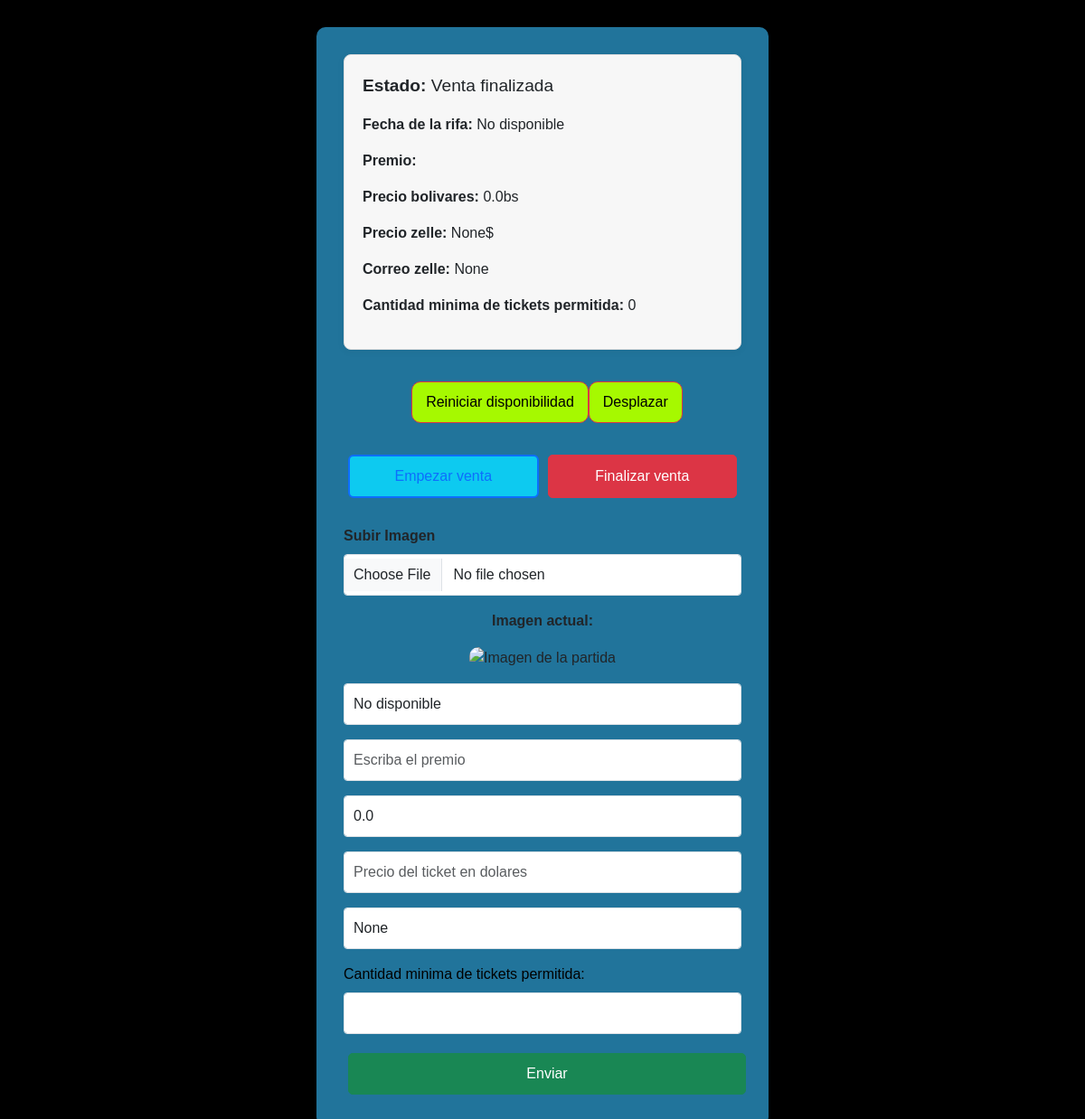
/2/admin/dashboard/partida (signed in), run on an earlier commit of the app's database.
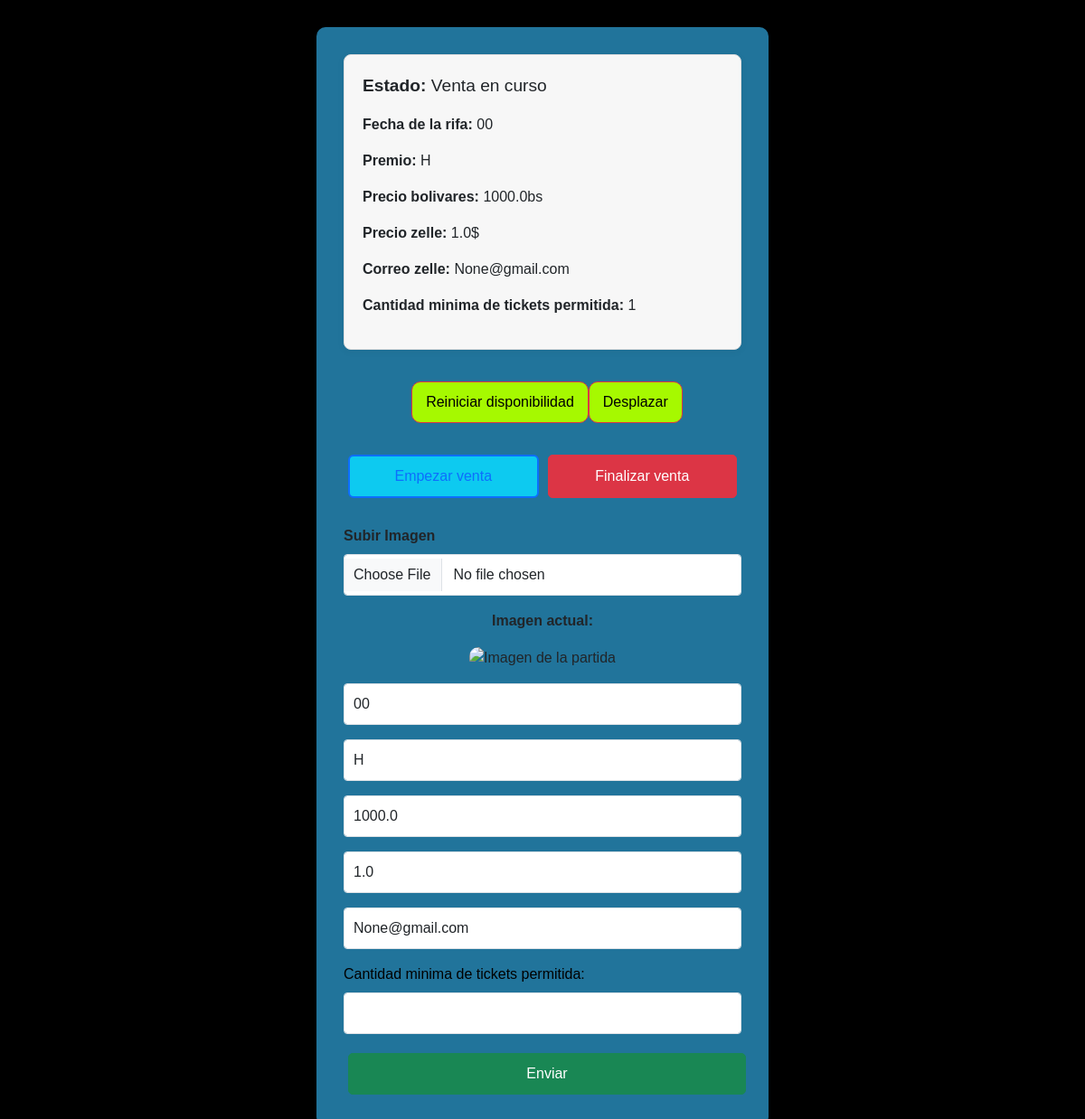
And on a later commit of the database.
### tables this page shows
CREATE TABLE venta (
    id INTEGER PRIMARY KEY CHECK (id = 1), -- Solo una fila, siempre tendrá id = 1
    venta TEXT,
    precio_de_ticket REAL,
    precio_dolar REAL,
    zelle TEXT,
    estatus TEXT,
    minima_ticket_regalo INTEGER,
    recompensa REAL
               );

### app.py (the view, shortened to what this page needs)
@app.route("/2/admin/dashboard/partida", methods=["POST", "GET"])
@login_required
def admin_dashboard_partida2():
    datos = {
        'estatus': get_estatus2(),
        'venta': get_enunciado2(),
        'recompensa': get_premio2(),
        'precio_de_ticket': get_precio2(),
        'minima_ticket_regalo': get_minima2(),
        'precio_dolar': get_dolar2(),
        'zelle': get_zelle2(),
    }
    return render_template("admin_partida2.html", datos=datos)

### app.py (called while the page is built)
def login_required(f):
    @wraps(f)
    def decorated_function(*args, **kwargs):
        if not session.get('logged_in'):  # Verifica si el usuario está autenticado
            return redirect(url_for('admin_index'))  # Redirige al login si no está autenticado
        return f(*args, **kwargs)
    return decorated_function

### crud.py (called while the page is built)
def get_enunciado2():
    conn = sqlite3.connect(DB_NAME2)
    cursor = conn.cursor()
    cursor.execute("SELECT estatus FROM venta WHERE id = 1")
    row = cursor.fetchone()
    conn.close()
    if not row:
        return None
    estatus = row[0]
    if estatus == "Venta en curso":
        conn = sqlite3.connect(DB_NAME2)
        cursor = conn.cursor()
        cursor.execute("SELECT venta FROM venta LIMIT 1")
        data = cursor.fetchone()
        conn.close()
        return data[0] if data else None
    return "No disponible"

def get_premio2():
    conn = sqlite3.connect(DB_NAME2)
    cursor = conn.cursor()
    cursor.execute("SELECT recompensa FROM venta LIMIT 1")
    row = cursor.fetchone()
    conn.close()
    return row[0] if row else None

### templates/admin_partida2.html (shortened to what this page needs)
<!DOCTYPE html>
<html lang="es">
<head>
    <link href="https://cdn.jsdelivr.net/npm/bootstrap@5.3.3/dist/css/bootstrap.min.css" rel="stylesheet"
>
</head>
<body>
    <div class="container form-container">
        <div class="last-selected">
            <p style="font-size: larger;"><strong>Estado:</strong> {{ datos.estatus }}</p>
            <p><strong>Fecha de la rifa:</strong> {{ datos.venta }}</p>
            <p><strong>Premio:</strong> {{ datos.recompensa }}</p>
            <p><strong>Precio bolivares:</strong> {{ datos.precio_de_ticket }}bs</p>
            <p><strong>Precio zelle:</strong> {{ datos.precio_dolar }}$</p>
            <p><strong>Correo zelle:</strong> {{ datos.zelle }}</p>
            <p><strong>Cantidad minima de tickets permitida:</strong> {{ datos.minima_ticket_regalo }}</p>
        </div>
        <div class="d-flex justify-content-between">
            <form action="/2/admin/dashboard/partida/reiniciar" method="POST">
                <button type="submit" id="DELETE" class="btn btn-danger">Reiniciar disponibilidad</button>
            </form>
            <form action="/2/admin/dashboard/partida/desplazar" method="POST">
                <button type="submit" id="DELETE" class="btn btn-danger">Desplazar</button>
            </form>
        </div>
        <form method="POST" class="w-100" enctype="multipart/form-data">
            <div class="mb-3">
                <div class="d-flex justify-content-between">
                    <button type="submit" class="btn btn-outline-primary btn-info" name="action"
                        value="Venta en curso">Empezar venta</button>
                    <button type="submit" class="btn btn-danger" name="action" value="Venta finalizada">Finalizar
                        venta</button>
                </div>
            </div>
            <div class="mb-3 w-100">
                <label for="imagen" class="form-label"><strong>Subir Imagen</strong></label>
                <input type="file" class="form-control" id="imagen" name="imagen" accept=".png, .jpg, .jpeg">
            </div>
            <div class="mb-3 w-100 text-center">
                <p><strong>Imagen actual:</strong></p>
                <img src="/img/partida2.jpg" alt="Imagen de la partida"
                    style="max-width: 45%; height: auto; border-radius: 10px;">
            </div>
            <div class="mb-3 w-100">
                <input type="text" class="form-control" id="fechaEnunciado" name="fechaEnunciado"
                    placeholder="Fecha para la rifa" value="{{ datos.venta }}">
            </div>
            <div class="mb-3 w-100">
                <input type="text" class="form-control" id="recompensa" name="recompensa"
                    placeholder="Escriba el premio" value="{{ datos.recompensa }}">
            </div>
            <div class="mb-3 w-100">
                <input type="number" class="form-control" id="precioTicket" name="precioTicket"
                    placeholder="Precio del ticket en bolivares" value="{{ datos.precio_de_ticket }}">
            </div>
            <div class="mb-3 w-100">
                <input type="number" class="form-control" id="precioTicket$" name="precioTicket$"
                    placeholder="Precio del ticket en dolares" value="{{ datos.precio_dolar }}">
            </div>
            <div class="mb-3 w-100">
                <input type="email" class="form-control" id="zelle" name="zelle" placeholder="Correo de zelle"
                    value="{{ datos.zelle }}">
            </div>
            <label for="tipoTicket" style="color: #000000;" class="form-label">Cantidad minima de tickets
                permitida:</label>
            <div class="mb-3 w-100">
                <input type="number" min="1" max="9999" class="form-control" id="tipoTicket" name="tipoTicket">
            </div>
            <button type="submit" class="btn btn-success w-100">Enviar</button>
        </form>
    </div>
</body>
</html>

What changed in the data, as far as the page shows it:
changed venta: estatus "Venta finalizada" → "Venta en curso"; venta (not shown) → "00"; precio_de_ticket "0.0" → "1000.0"; precio_dolar (not shown) → "1.0"; zelle (not shown) → "None@gmail.com"; fechaEnunciado (not shown) → "00"; precioTicket "0.0" → "1000.0"
Also different on the page:
{{ datos.recompensa }}: (not shown) → "H"
{{ datos.minima_ticket_regalo }}: "0" → "1"
form field recompensa: (not shown) → "H"
{{ datos.venta }}: "No disponible" → (not shown)
{{ datos.precio_dolar }}: "None" → (not shown)
{{ datos.zelle }}: "None" → (not shown)
form field fechaEnunciado: "No disponible" → (not shown)
form field zelle: "None" → (not shown)
